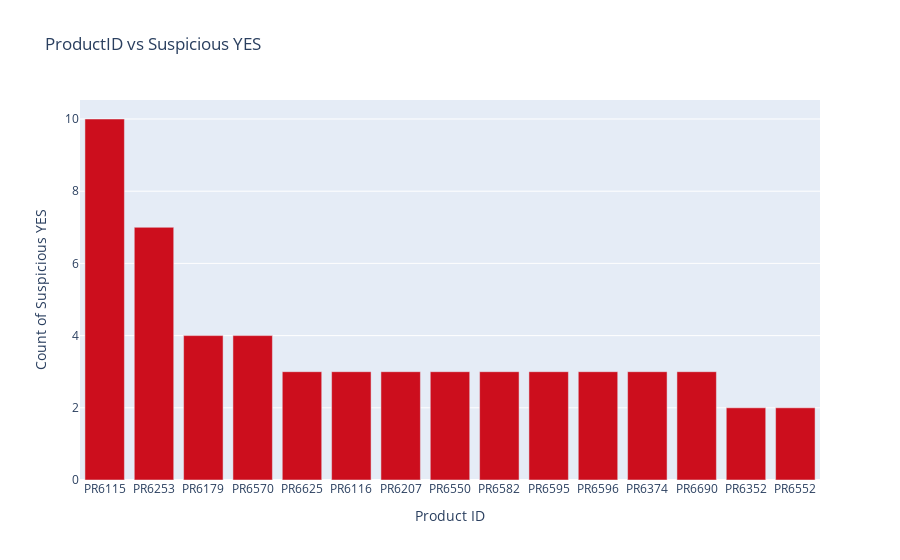

The notebook cell saved with this chart:
### Code cell
data_plot = [go.Bar(x=d_8f.index,
                          y=d_8f.values.astype(float),
       marker=dict(
        color="#CC0E1D",# Lava (#CC0E1D)
#         color = 'rgb(200,0,0)'   `
    ))]
layout = go.Layout(title = "ProductID vs Suspicious YES ",xaxis=dict(title="Product ID"),yaxis=dict(title="Count of Suspicious YES"))
fig = go.Figure(data= data_plot, layout=layout)
iplot(fig)

### Figure 1 — Plotly figure (JSON) as saved in the notebook; plotly's stock layout.template omitted (floating-point values rounded to 4 significant figures)
{"data": [{"marker": {"color": "#CC0E1D"}, "type": "bar", "x": ["PR6115", "PR6253", "PR6179", "PR6570", "PR6625", "PR6116", "PR6207", "PR6550", "PR6582", "PR6595", "PR6596", "PR6374", "PR6690", "PR6352", "PR6552"], "y": [10, 7, 4, 4, 3, 3, 3, 3, 3, 3, 3, 3, 3, 2, 2]}], "layout": {"title": {"text": "ProductID vs Suspicious YES "}, "xaxis": {"title": {"text": "Product ID"}}, "yaxis": {"title": {"text": "Count of Suspicious YES"}}}}
